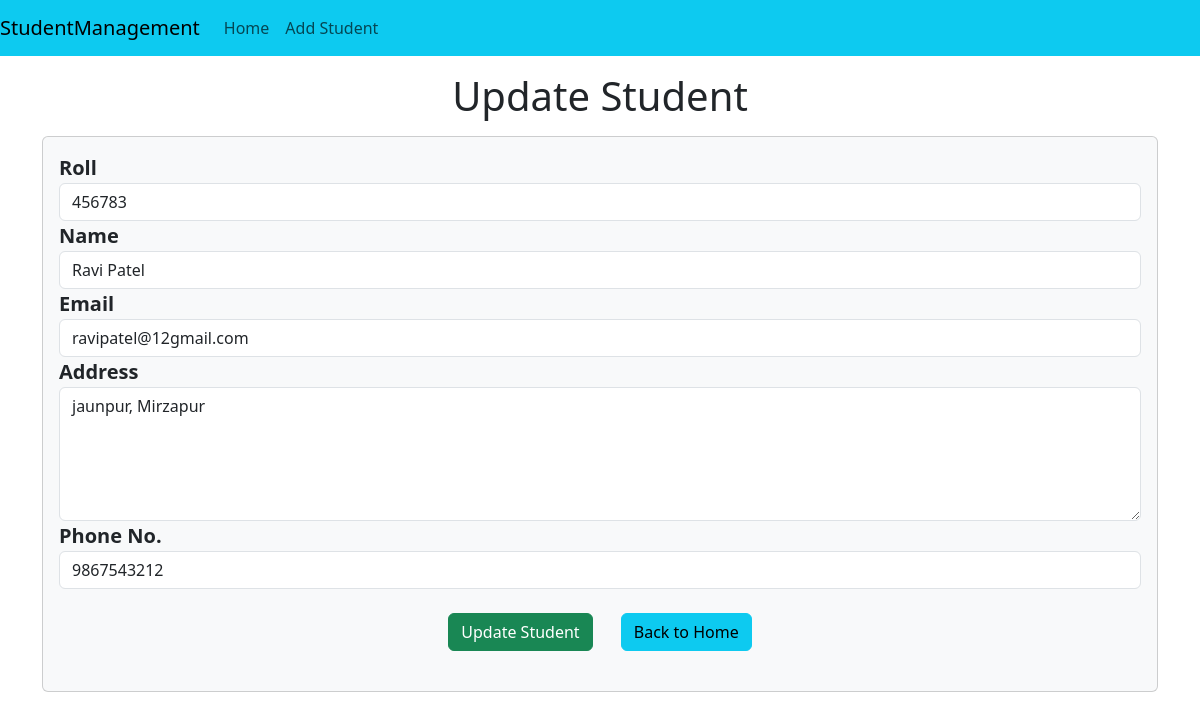
The page /update/8/ on the database its author committed.
### std/models.py (models this page shows, shortened)
class Student(models.Model):
    roll=models.CharField(max_length=10,validators=[MinLengthValidator(1),MaxLengthValidator(10)])
    name=models.CharField(max_length=50)
    email=models.EmailField()
    address=models.CharField(max_length=150,blank=True, null=True)
    phone=models.CharField(RegexValidator(regex=r'^\+?1?\d{9,15}$'),max_length=17,blank=True, null=True)

### std/views.py (the view)
# urls.py: path('update/<id>/',update_data, name='updateData'),
def update_data(request,id):
    if request.method=='POST':
        std=Student.objects.get(pk=id)
        std_roll=request.POST.get('rollno')
        std_name=request.POST.get('username')
        std_email=request.POST.get('emailid')
        std_address=request.POST.get('addressid')
        std_phone=request.POST.get('phoneno')
        std.roll=std_roll
        std.name=std_name
        std.email=std_email
        std.address=std_address
        std.phone=std_phone
        std.save()
        return redirect("home")
    else:
        data=Student.objects.get(pk=id)
    return render(request, 'std/studentupdate.html',{'std':data})

### templates/std/studentupdate.html (shortened to what this page needs)
{% extends 'std/home.html' %}
{% block content %}
<h1 class="text-center my-3">Update Student </h1>
<div class="container">
    <div class="row">
        <div class="col-md-12">
            <div class="card bg-light">
                <div class="card-body">
                    <form action="{% url 'updateData' std.id %}" method="post">
                        <div class="md-3">
                            <label for="roll" class="fs-5 fw-semibold">Roll</label>
                            <input type="text" id="roll" class="form-control" name="rollno"
                                placeholder="Enter your Roll No." required value="{{std.roll}}">
                        </div>
                        <div class="md-3">
                            <label for="name" class="fs-5 fw-semibold">Name</label>
                            <input type="text" id="name" class="form-control" name="username"
                                placeholder="Enter your Name" required value="{{std.name}}">
                        </div>
                        <div class="md-3">
                            <label for="email" class="fs-5 fw-semibold">Email</label>
                            <input type="text" id="email" class="form-control" name="emailid"
                                placeholder="Enter your Email (example123@gmail.com)" required value="{{std.email}}">
                        </div>
                        <div class="md-3">
                            <label for="address" class="fs-5 fw-semibold">Address</label>
                            <textarea id="address" name="addressid"  rows="5" class="form-control"
                                placeholder="Enter Your Address">{{ std.address }}</textarea>
                        </div>
                        <div class="md-3">
                            <label for="phone" class="fs-5 fw-semibold">Phone No.</label>
                            <input type="number" id="phone" class="form-control" name="phoneno"
                                placeholder="Enter your number (0123456789)" value="{{std.phone}}">
                        </div>
                        <div class="container text-center my-4">
                            <button class="btn btn-success me-4">
                                Update Student
                            </button>
                            <a href="{% url 'home' %}" class="btn btn-info">Back to Home</a>
                        </div>
                    </form>
                </div>
            </div>
        </div>
    </div>
</div>
{% endblock content %}

### rows shown on the page
Student: rollno "456783", username "Ravi Patel", emailid "ravipatel@12gmail.com", addressid "jaunpur, Mirzapur", phoneno "9867543212"
